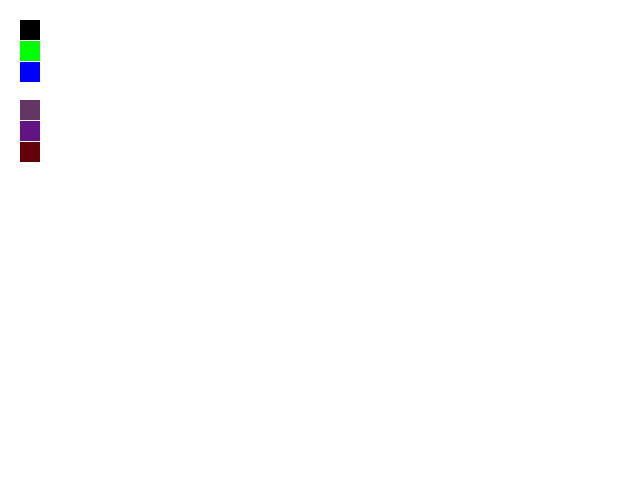
Frame 1 (no input)
Frame 60 (the mouse pressed at the canvas centre just before this capture): identical to frame 1, image omitted
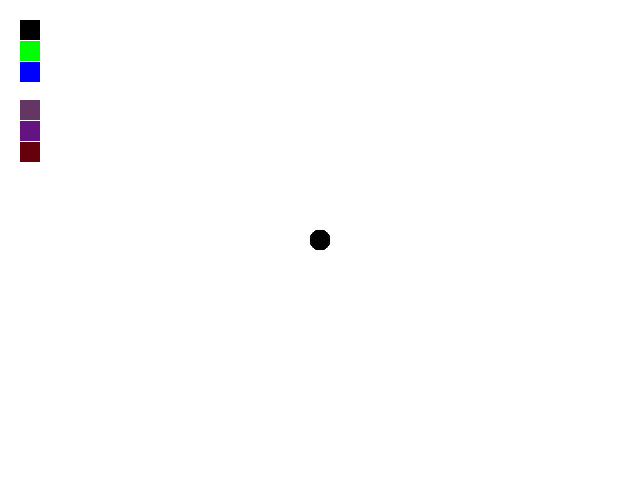
Frame 120 (the mouse held since frame 60 and released just before this capture)

The Processing sketch that drew these frames (run headless with seeded random() and noise(); from frame 60 on, the mouse is pressed at the canvas centre):

// Processing sketch: paleta_colores
// ── paleta_colores.pde
Pallete pallete = new Pallete(); //<>//

void setup() {
  size(640, 480);
  noStroke();
  background(255);
  pallete.drawPallete();
}

void draw() {
  pallete.selectColor();
  fill(pallete.selectedColor);

  if (mousePressed && pallete.selectingColor() == 0) {
    ellipse(mouseX, mouseY, 20, 20);
  }
}

class Pallete {
  ArrayList<PalleteColor> colors = new ArrayList<PalleteColor>();
  color selectedColor;

  Pallete() {
    colors.add(new PalleteColor(20, 20, color(0, 0, 0)));
    colors.add(new PalleteColor(20, 62, color(255, 255, 255)));
    colors.add(new PalleteColor(20, 41, color(0, 255, 0)));
    colors.add(new PalleteColor(20, 62, color(0, 0, 255)));
    colors.add(new PalleteColor(20, 100, color(100, 54, 100)));
    colors.add(new PalleteColor(20, 121, color(100, 20, 130)));
    colors.add(new PalleteColor(20, 142, color(100, 1, 10)));
  }

  void drawPallete() {
    for (int i = 0; i < colors.size(); i++) {
      colors.get(i).drawRect();
    }
  }

  void selectColor() {
    color selected = selectingColor();
    if (selected != 0 && mousePressed) {
      selectedColor = selected;
    }
  }

  color selectingColor() {
    for (int i = 0; i < colors.size(); i++) {
      PalleteColor pColor = colors.get(i);
      if (isHover(pColor)) {
        return pColor.c;
      }
    }
    return 0;
  }

  Boolean isHover(PalleteColor pColor) {
    return (pColor.positionX <= mouseX &&  pColor.positionX + pColor.sizeX >= mouseX) && (pColor.positionY <= mouseY &&  pColor.positionY + pColor.sizeY >= mouseY);
  }
}

class PalleteColor {

  int positionX = 0;
  int positionY = 0;
  int sizeX = 20;
  int sizeY = 20;
  color c = color(1, 1, 1);

  PalleteColor(int posX, int posY, color _color) {
    positionX = posX;
    positionY = posY;
    c = _color;
  }

  void drawRect() {
    fill(c);
    rect(positionX, positionY, sizeX, sizeY);
  }
}
